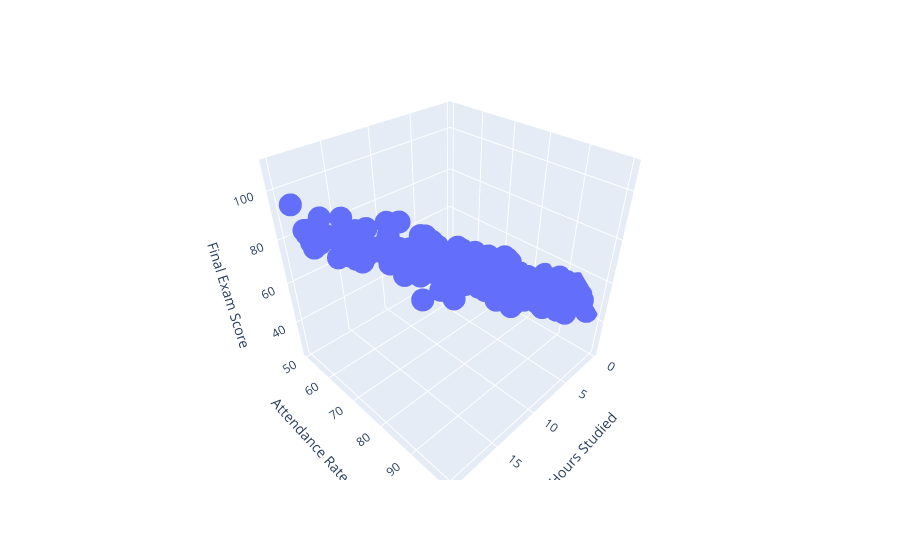

Notebook code cell kept with this figure:
### Code cell
import plotly.express as ex
ex.scatter_3d(df,x="Hours Studied",y="Attendance Rate (%)",z="Final Exam Score")

### Figure 1 — Plotly figure (JSON) as saved in the notebook; plotly's stock layout.template omitted (floating-point values rounded to 4 significant figures; data arrays with more than 128 entries replaced by an {"elided": "..."} marker saying what was removed)
{"data": [{"hovertemplate": "Hours Studied=%{x}<br>Attendance Rate (%)=%{y}<br>Final Exam Score=%{z}<extra></extra>", "legendgroup": "", "marker": {"color": "#636efa", "symbol": "circle"}, "mode": "markers", "name": "", "scene": "scene", "showlegend": false, "type": "scatter3d", "x": {"elided": "250 float values"}, "y": {"elided": "250 float values"}, "z": {"elided": "250 float values"}}], "layout": {"legend": {"tracegroupgap": 0}, "margin": {"t": 60}, "scene": {"domain": {"x": [0, 1], "y": [0, 1]}, "xaxis": {"title": {"text": "Hours Studied"}}, "yaxis": {"title": {"text": "Attendance Rate (%)"}}, "zaxis": {"title": {"text": "Final Exam Score"}}}}}
